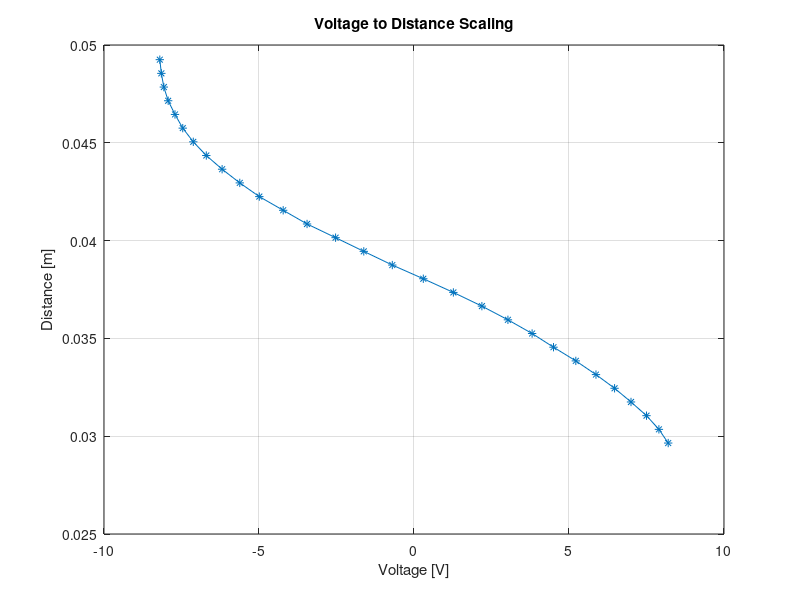

Write MATLAB code to recreate this figure.
%% Scaling voltage to meters

Diameter = 59.3*0.001; %[m] //Ball diameter 

% create lookup table based on following vectors
% u [Voltage] -> | scale_VtoM_x | scale_VtoM_y | -> x [meters]
scale_VtoM_x = [8.2;7.9;7.5;7;6.47;5.87;5.22;4.5;3.81;3.03;2.19;1.27;0.30;-0.70;-1.62;-2.53;-3.45;-4.22;-4.99;-5.62;-6.19;-6.70;-7.12;-7.46;-7.71;-7.93;-8.07;-8.15;-8.20];
scale_VtoM_size = size(scale_VtoM_x,1);
scale_VtoM_y = 0:0.0007:(0.0007*(scale_VtoM_size-1)); scale_VtoM_y = scale_VtoM_y';

scale_VtoM_y = scale_VtoM_y + 0.5*Diameter; % Offset to center of mass -> Is it necessery when we calculate in one dimension?


figure(1)
plot(scale_VtoM_x, scale_VtoM_y, '*-')
grid on 
xlabel('Voltage [V]');
ylabel('Distance [m]');
title('Voltage to Distance Scaling');
